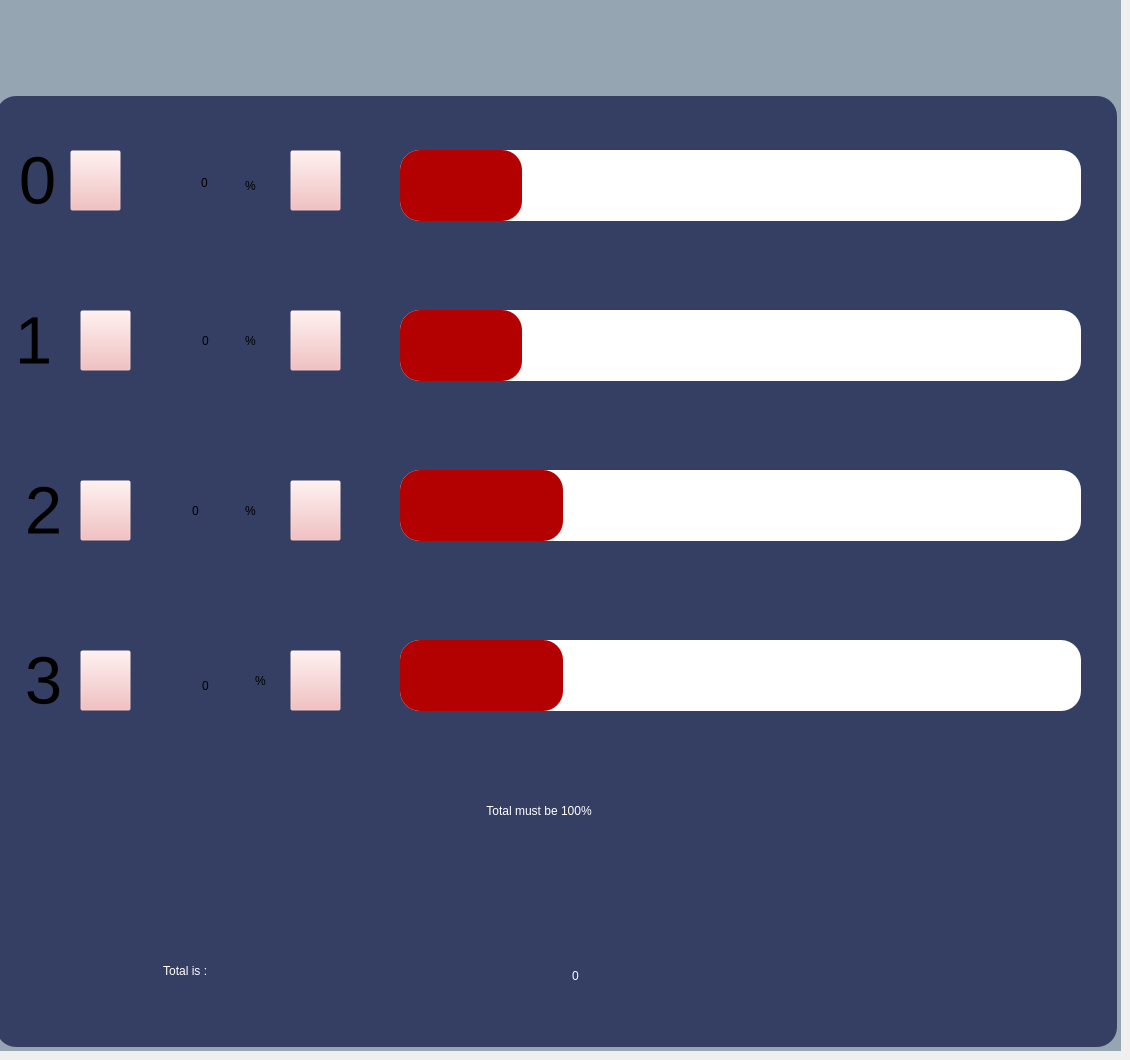
   <widget class="QWidget" name="tab_10">
    <attribute name="title">
     <string>Foot Pedal Preset</string>
    </attribute>
    <widget class="QPushButton" name="pushButton_28">
     <property name="geometry">
      <rect>
       <x>80</x>
       <y>310</y>
       <width>51</width>
       <height>61</height>
      </rect>
     </property>
     <property name="styleSheet">
      <string notr="true">
QPushButton{
background-image: url(:/new/prefix1/upnew1.png);
background-color: rgba(242, 179, 179, 0);

}


QPushButton::hover{background-color: #0085ff;
border-radius: 20px;
color:white;;}</string>
     </property>
     <property name="text">
      <string/>
     </property>
    </widget>
    <widget class="QPushButton" name="pushButton_29">
     <property name="geometry">
      <rect>
       <x>290</x>
       <y>310</y>
       <width>51</width>
       <height>61</height>
      </rect>
     </property>
     <property name="styleSheet">
      <string notr="true">QPushButton{background-image: url(:/new/prefix1/downnew1.png);
background-color: rgba(242, 179, 179, 0);}


QPushButton::hover{background-color: #0085ff;
border-radius: 20px;
color:white;;}</string>
     </property>
     <property name="text">
      <string/>
     </property>
    </widget>
    <widget class="QPushButton" name="pushButton_30">
     <property name="geometry">
      <rect>
       <x>80</x>
       <y>480</y>
       <width>51</width>
       <height>61</height>
      </rect>
     </property>
     <property name="styleSheet">
      <string notr="true">
QPushButton{
background-image: url(:/new/prefix1/upnew1.png);
background-color: rgba(242, 179, 179, 0);

}


QPushButton::hover{background-color: #0085ff;
border-radius: 20px;
color:white;;}</string>
     </property>
     <property name="text">
      <string/>
     </property>
    </widget>
    <widget class="QPushButton" name="pushButton_31">
     <property name="geometry">
      <rect>
       <x>290</x>
       <y>480</y>
       <width>51</width>
       <height>61</height>
      </rect>
     </property>
     <property name="styleSheet">
      <string notr="true">QPushButton{background-image: url(:/new/prefix1/downnew1.png);
background-color: rgba(242, 179, 179, 0);}


QPushButton::hover{background-color: #0085ff;
border-radius: 20px;
color:white;;}</string>
     </property>
     <property name="text">
      <string/>
     </property>
    </widget>
    <widget class="QPushButton" name="pushButton_32">
     <property name="geometry">
      <rect>
       <x>80</x>
       <y>650</y>
       <width>51</width>
       <height>61</height>
      </rect>
     </property>
     <property name="styleSheet">
      <string notr="true">
QPushButton{
background-image: url(:/new/prefix1/upnew1.png);
background-color: rgba(242, 179, 179, 0);

}


QPushButton::hover{background-color: #0085ff;
border-radius: 20px;
color:white;;}</string>
     </property>
     <property name="text">
      <string/>
     </property>
    </widget>
    <widget class="QPushButton" name="pushButton_33">
     <property name="geometry">
      <rect>
       <x>290</x>
       <y>650</y>
       <width>51</width>
       <height>61</height>
      </rect>
     </property>
     <property name="styleSheet">
      <string notr="true">QPushButton{background-image: url(:/new/prefix1/downnew1.png);
background-color: rgba(242, 179, 179, 0);}


QPushButton::hover{background-color: #0085ff;
border-radius: 20px;
color:white;;}</string>
     </property>
     <property name="text">
      <string/>
     </property>
    </widget>
    <widget class="QLabel" name="label_4">
     <property name="geometry">
      <rect>
       <x>470</x>
       <y>770</y>
       <width>601</width>
       <height>81</height>
      </rect>
     </property>
     <property name="styleSheet">
      <string notr="true">background-color: rgb(53, 63, 99);
color: rgb(255, 255, 255);
border-radius: 20px;font: 30pt &quot;Ubuntu&quot;;</string>
     </property>
     <property name="text">
      <string>     Total must be 100%</string>
     </property>
    </widget>
    <widget class="QLabel" name="label_6">
     <property name="geometry">
      <rect>
       <x>460</x>
       <y>770</y>
       <width>51</width>
       <height>91</height>
      </rect>
     </property>
     <property name="styleSheet">
      <string notr="true">background-color:transparent;image: url(:/new/prefix1/img/icon1.png);</string>
     </property>
     <property name="text">
      <string/>
     </property>
    </widget>
    <widget class="QPushButton" name="pushButton_13">
     <property name="geometry">
      <rect>
       <x>720</x>
       <y>910</y>
       <width>371</width>
       <height>121</height>
      </rect>
     </property>
     <property name="styleSheet">
      <string notr="true">image: url(:/new/prefix1/img/save-button 1.png);
background-color: transparent;
border:none;</string>
     </property>
     <property name="text">
      <string/>
     </property>
    </widget>
    <widget class="QLineEdit" name="lineEdit_2">
     <property name="geometry">
      <rect>
       <x>150</x>
       <y>320</y>
       <width>113</width>
       <height>41</height>
      </rect>
     </property>
     <property name="styleSheet">
      <string notr="true">font: 35pt &quot;Ubuntu&quot;;

background-color: transparent;
border:none;</string>
     </property>
     <property name="text">
      <string>0</string>
     </property>
     <property name="alignment">
      <set>Qt::AlignCenter</set>
     </property>
    </widget>
    <widget class="QLineEdit" name="lineEdit_4">
     <property name="geometry">
      <rect>
       <x>140</x>
       <y>480</y>
       <width>113</width>
       <height>61</height>
      </rect>
     </property>
     <property name="styleSheet">
      <string notr="true">font: 35pt &quot;Ubuntu&quot;;

background-color: transparent;
border:none;</string>
     </property>
     <property name="text">
      <string>0</string>
     </property>
     <property name="alignment">
      <set>Qt::AlignCenter</set>
     </property>
    </widget>
    <widget class="QLineEdit" name="lineEdit_7">
     <property name="geometry">
      <rect>
       <x>150</x>
       <y>660</y>
       <width>113</width>
       <height>51</height>
      </rect>
     </property>
     <property name="styleSheet">
      <string notr="true">font: 35pt &quot;Ubuntu&quot;;

background-color: transparent;
border:none;</string>
     </property>
     <property name="text">
      <string>0</string>
     </property>
     <property name="alignment">
      <set>Qt::AlignCenter</set>
     </property>
    </widget>
    <widget class="QLabel" name="label_8">
     <property name="geometry">
      <rect>
       <x>160</x>
       <y>930</y>
       <width>351</width>
       <height>81</height>
      </rect>
     </property>
     <property name="styleSheet">
      <string notr="true">background-color: rgb(53, 63, 99);
color: rgb(255, 255, 255);
border-radius: 20px;font: 35pt &quot;Ubuntu&quot;;</string>
     </property>
     <property name="text">
      <string> Total is :</string>
     </property>
    </widget>
    <widget class="QProgressBar" name="progressBar">
     <property name="geometry">
      <rect>
       <x>400</x>
       <y>310</y>
       <width>681</width>
       <height>71</height>
      </rect>
     </property>
     <property name="styleSheet">
      <string notr="true">QProgressBar::chunk {
	
	
	background-color: rgb(179, 0, 0);

border-radius: 20px;
	
}

QProgressBar {
border-radius: 20px;
background-color: rgb(255, 255, 255);}

</string>
     </property>
     <property name="value">
      <number>18</number>
     </property>
     <property name="textVisible">
      <bool>false</bool>
     </property>
     <property name="textDirection">
      <enum>QProgressBar::TopToBottom</enum>
     </property>
    </widget>
    <widget class="QProgressBar" name="progressBar_2">
     <property name="geometry">
      <rect>
       <x>400</x>
       <y>470</y>
       <width>681</width>
       <height>71</height>
      </rect>
     </property>
     <property name="styleSheet">
      <string notr="true">QProgressBar::chunk {
	
	
	background-color: rgb(179, 0, 0);

border-radius: 20px;
	
}

QProgressBar {
border-radius: 20px;
background-color: rgb(255, 255, 255);}

</string>
     </property>
     <property name="value">
      <number>24</number>
     </property>
     <property name="textVisible">
      <bool>false</bool>
     </property>
     <property name="invertedAppearance">
      <bool>false</bool>
     </property>
    </widget>
    <widget class="QProgressBar" name="progressBar_3">
     <property name="geometry">
      <rect>
       <x>400</x>
       <y>640</y>
       <width>681</width>
       <height>71</height>
      </rect>
     </property>
     <property name="styleSheet">
      <string notr="true">QProgressBar::chunk {
	
	
	background-color: rgb(179, 0, 0);

border-radius: 20px;
	
}

QProgressBar {
border-radius: 20px;
background-color: rgb(255, 255, 255);}

</string>
     </property>
     <property name="value">
      <number>24</number>
     </property>
     <property name="textVisible">
      <bool>false</bool>
     </property>
    </widget>
    <widget class="QProgressBar" name="progressBar_4">
     <property name="geometry">
      <rect>
       <x>400</x>
       <y>150</y>
       <width>681</width>
       <height>71</height>
      </rect>
     </property>
     <property name="styleSheet">
      <string notr="true">QProgressBar::chunk {
	
	
	background-color: rgb(179, 0, 0);

border-radius: 20px;
	
}

QProgressBar {
border-radius: 20px;
background-color: rgb(255, 255, 255);}

</string>
     </property>
     <property name="value">
      <number>18</number>
     </property>
     <property name="textVisible">
      <bool>false</bool>
     </property>
     <property name="textDirection">
      <enum>QProgressBar::TopToBottom</enum>
     </property>
    </widget>
    <widget class="QPushButton" name="pushButton_34">
     <property name="geometry">
      <rect>
       <x>290</x>
       <y>150</y>
       <width>51</width>
       <height>61</height>
      </rect>
     </property>
     <property name="styleSheet">
      <string notr="true">QPushButton{background-image: url(:/new/prefix1/downnew1.png);
background-color: rgba(242, 179, 179, 0);}


QPushButton::hover{background-color: #0085ff;
border-radius: 20px;
color:white;;}</string>
     </property>
     <property name="text">
      <string/>
     </property>
    </widget>
    <widget class="QPushButton" name="pushButton_35">
     <property name="geometry">
      <rect>
       <x>70</x>
       <y>150</y>
       <width>51</width>
       <height>61</height>
      </rect>
     </property>
     <property name="styleSheet">
      <string notr="true">
QPushButton{
background-image: url(:/new/prefix1/upnew1.png);
background-color: rgba(242, 179, 179, 0);

}


QPushButton::hover{background-color: #0085ff;
border-radius: 20px;
color:white;;}</string>
     </property>
     <property name="text">
      <string/>
     </property>
    </widget>
    <widget class="QLineEdit" name="lineEdit_21">
     <property name="geometry">
      <rect>
       <x>140</x>
       <y>157</y>
       <width>131</width>
       <height>51</height>
      </rect>
     </property>
     <property name="styleSheet">
      <string notr="true">font: 35pt &quot;Ubuntu&quot;;

background-color: transparent;
border:none;</string>
     </property>
     <property name="text">
      <string>0</string>
     </property>
     <property name="alignment">
      <set>Qt::AlignCenter</set>
     </property>
    </widget>
    <widget class="QLabel" name="label_3">
     <property name="geometry">
      <rect>
       <x>140</x>
       <y>150</y>
       <width>141</width>
       <height>71</height>
      </rect>
     </property>
     <property name="styleSheet">
      <string notr="true">background-color:transparent;image: url(:/new/prefix1/img/textbox1.png);</string>
     </property>
     <property name="text">
      <string/>
     </property>
    </widget>
    <widget class="QLabel" name="label_105">
     <property name="geometry">
      <rect>
       <x>230</x>
       <y>470</y>
       <width>41</width>
       <height>81</height>
      </rect>
     </property>
     <property name="styleSheet">
      <string notr="true">font: 35pt &quot;Ubuntu&quot;;

background-color: transparent;
border:none;</string>
     </property>
     <property name="text">
      <string>%</string>
     </property>
     <property name="alignment">
      <set>Qt::AlignCenter</set>
     </property>
    </widget>
    <widget class="QLabel" name="label_5">
     <property name="geometry">
      <rect>
       <x>140</x>
       <y>310</y>
       <width>141</width>
       <height>71</height>
      </rect>
     </property>
     <property name="styleSheet">
      <string notr="true">background-color:transparent;image: url(:/new/prefix1/img/textbox1.png);</string>
     </property>
     <property name="text">
      <string/>
     </property>
    </widget>
    <widget class="QLabel" name="label_7">
     <property name="geometry">
      <rect>
       <x>140</x>
       <y>480</y>
       <width>141</width>
       <height>71</height>
      </rect>
     </property>
     <property name="styleSheet">
      <string notr="true">background-color:transparent;image: url(:/new/prefix1/img/textbox1.png);</string>
     </property>
     <property name="text">
      <string/>
     </property>
    </widget>
    <widget class="QLabel" name="label_10">
     <property name="geometry">
      <rect>
       <x>140</x>
       <y>650</y>
       <width>141</width>
       <height>71</height>
      </rect>
     </property>
     <property name="styleSheet">
      <string notr="true">background-color:transparent;image: url(:/new/prefix1/img/textbox1.png);</string>
     </property>
     <property name="text">
      <string/>
     </property>
    </widget>
    <widget class="QLabel" name="label_106">
     <property name="geometry">
      <rect>
       <x>240</x>
       <y>640</y>
       <width>41</width>
       <height>81</height>
      </rect>
     </property>
     <property name="styleSheet">
      <string notr="true">font: 35pt &quot;Ubuntu&quot;;

background-color: transparent;
border:none;</string>
     </property>
     <property name="text">
      <string>%</string>
     </property>
     <property name="alignment">
      <set>Qt::AlignCenter</set>
     </property>
    </widget>
    <widget class="QLabel" name="label_107">
     <property name="geometry">
      <rect>
       <x>230</x>
       <y>300</y>
       <width>41</width>
       <height>81</height>
      </rect>
     </property>
     <property name="styleSheet">
      <string notr="true">font: 35pt &quot;Ubuntu&quot;;

background-color: transparent;
border:none;</string>
     </property>
     <property name="text">
      <string>%</string>
     </property>
     <property name="alignment">
      <set>Qt::AlignCenter</set>
     </property>
    </widget>
    <widget class="QLabel" name="label_108">
     <property name="geometry">
      <rect>
       <x>230</x>
       <y>150</y>
       <width>41</width>
       <height>71</height>
      </rect>
     </property>
     <property name="styleSheet">
      <string notr="true">font: 35pt &quot;Ubuntu&quot;;

background-color: transparent;
border:none;</string>
     </property>
     <property name="text">
      <string>%</string>
     </property>
     <property name="alignment">
      <set>Qt::AlignCenter</set>
     </property>
    </widget>
    <widget class="QLabel" name="label_110">
     <property name="geometry">
      <rect>
       <x>510</x>
       <y>930</y>
       <width>131</width>
       <height>91</height>
      </rect>
     </property>
     <property name="styleSheet">
      <string notr="true">background-color:transparent;font: 35pt &quot;Ubuntu&quot;;
color: rgb(255, 255, 255);


border:none;</string>
     </property>
     <property name="text">
      <string>0</string>
     </property>
     <property name="alignment">
      <set>Qt::AlignCenter</set>
     </property>
    </widget>
    <widget class="QLabel" name="label_16">
     <property name="geometry">
      <rect>
       <x>0</x>
       <y>0</y>
       <width>1121</width>
       <height>1051</height>
      </rect>
     </property>
     <property name="styleSheet">
      <string notr="true">background-color: rgb(149, 165, 178);</string>
     </property>
     <property name="text">
      <string/>
     </property>
    </widget>
    <widget class="QLabel" name="label_36">
     <property name="geometry">
      <rect>
       <x>-4</x>
       <y>96</y>
       <width>1121</width>
       <height>951</height>
      </rect>
     </property>
     <property name="styleSheet">
      <string notr="true">color: rgb(255, 255, 255);
font: 30pt &quot;Ubuntu&quot;;border-radius: 20px;
background-color: rgb(53, 63, 99);</string>
     </property>
     <property name="text">
      <string/>
     </property>
    </widget>
    <widget class="QLabel" name="label_27">
     <property name="geometry">
      <rect>
       <x>350</x>
       <y>350</y>
       <width>691</width>
       <height>621</height>
      </rect>
     </property>
     <property name="styleSheet">
      <string notr="true">image: url(:/new/prefix1/img/diaselected2.png);</string>
     </property>
     <property name="text">
      <string/>
     </property>
    </widget>
    <widget class="QLabel" name="label_38">
     <property name="geometry">
      <rect>
       <x>0</x>
       <y>310</y>
       <width>67</width>
       <height>61</height>
      </rect>
     </property>
     <property name="font">
      <font>
       <pointsize>50</pointsize>
      </font>
     </property>
     <property name="styleSheet">
      <string notr="true">background-color: rgba(191, 64, 64, 0);</string>
     </property>
     <property name="text">
      <string>1</string>
     </property>
     <property name="alignment">
      <set>Qt::AlignCenter</set>
     </property>
    </widget>
    <widget class="QLabel" name="label_39">
     <property name="geometry">
      <rect>
       <x>10</x>
       <y>480</y>
       <width>67</width>
       <height>61</height>
      </rect>
     </property>
     <property name="font">
      <font>
       <pointsize>50</pointsize>
      </font>
     </property>
     <property name="styleSheet">
      <string notr="true">background-color: rgba(191, 64, 64, 0);</string>
     </property>
     <property name="text">
      <string>2</string>
     </property>
     <property name="alignment">
      <set>Qt::AlignCenter</set>
     </property>
    </widget>
    <widget class="QLabel" name="label_40">
     <property name="geometry">
      <rect>
       <x>10</x>
       <y>650</y>
       <width>67</width>
       <height>61</height>
      </rect>
     </property>
     <property name="font">
      <font>
       <pointsize>50</pointsize>
      </font>
     </property>
     <property name="styleSheet">
      <string notr="true">background-color: rgba(191, 64, 64, 0);</string>
     </property>
     <property name="text">
      <string>3</string>
     </property>
     <property name="alignment">
      <set>Qt::AlignCenter</set>
     </property>
    </widget>
    <widget class="QLabel" name="label_37">
     <property name="geometry">
      <rect>
       <x>4</x>
       <y>150</y>
       <width>67</width>
       <height>61</height>
      </rect>
     </property>
     <property name="font">
      <font>
       <pointsize>50</pointsize>
      </font>
     </property>
     <property name="styleSheet">
      <string notr="true">background-color: rgba(191, 64, 64, 0);</string>
     </property>
     <property name="text">
      <string>0</string>
     </property>
     <property name="alignment">
      <set>Qt::AlignCenter</set>
     </property>
    </widget>
    <zorder>label_27</zorder>
    <zorder>label_16</zorder>
    <zorder>label_36</zorder>
    <zorder>pushButton_13</zorder>
    <zorder>label_4</zorder>
    <zorder>label_8</zorder>
    <zorder>progressBar_2</zorder>
    <zorder>progressBar_3</zorder>
    <zorder>progressBar</zorder>
    <zorder>progressBar_4</zorder>
    <zorder>pushButton_34</zorder>
    <zorder>pushButton_29</zorder>
    <zorder>pushButton_31</zorder>
    <zorder>pushButton_33</zorder>
    <zorder>pushButton_32</zorder>
    <zorder>pushButton_30</zorder>
    <zorder>pushButton_35</zorder>
    <zorder>pushButton_28</zorder>
    <zorder>label_10</zorder>
    <zorder>label_106</zorder>
    <zorder>label_110</zorder>
    <zorder>label_3</zorder>
    <zorder>label_5</zorder>
    <zorder>label_6</zorder>
    <zorder>label_7</zorder>
    <zorder>lineEdit_2</zorder>
    <zorder>lineEdit_21</zorder>
    <zorder>lineEdit_4</zorder>
    <zorder>lineEdit_7</zorder>
    <zorder>label_105</zorder>
    <zorder>label_107</zorder>
    <zorder>label_108</zorder>
    <zorder>label_38</zorder>
    <zorder>label_39</zorder>
    <zorder>label_40</zorder>
    <zorder>label_37</zorder>
   </widget>
